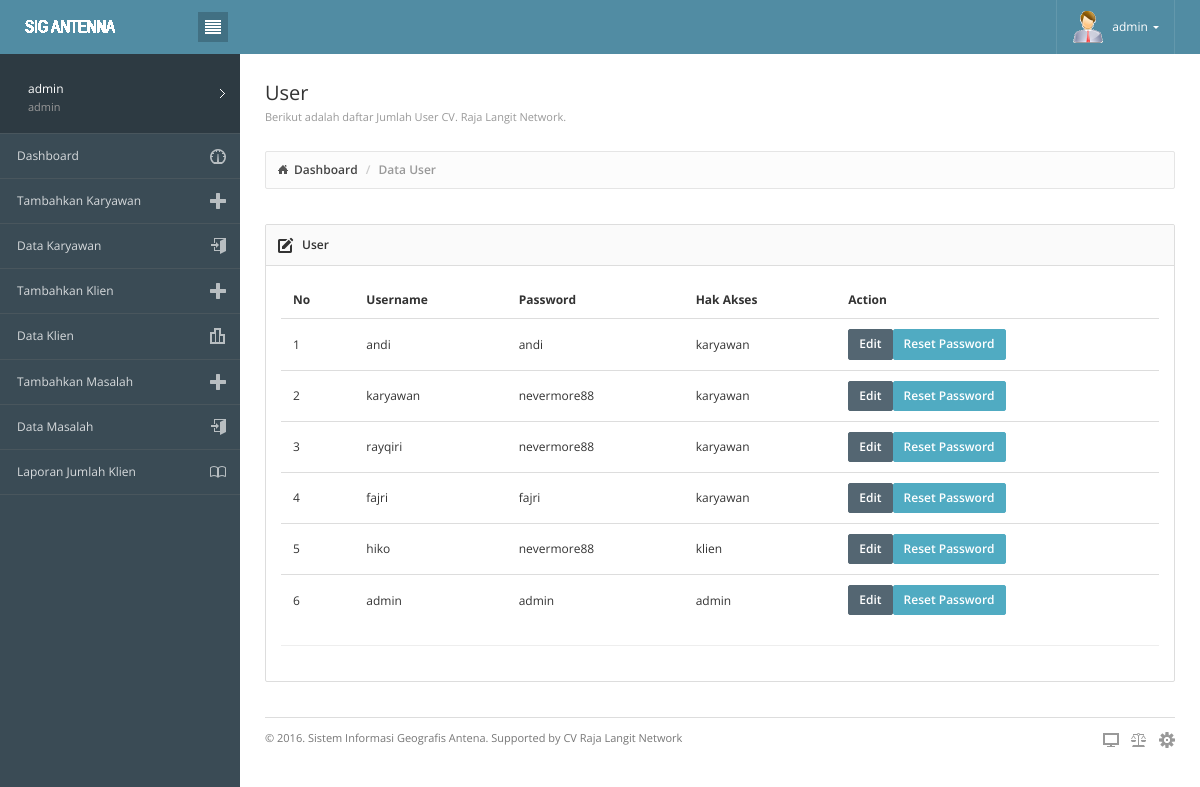
Screenshot of /master.php?module=user (signed in) with the database file from the repository.
### tables this page shows
CREATE TABLE `user` (
  `id_user` int(11) NOT NULL,
  `username` varchar(20) NOT NULL,
  `password` varchar(50) NOT NULL,
  `hak_akses` varchar(20) NOT NULL,
  `login_at` timestamp NOT NULL DEFAULT CURRENT_TIMESTAMP ON UPDATE CURRENT_TIMESTAMP
);

### modul/admin/user.php (the view, shortened to what this page needs)
<div class="page-content">
			<div class="page-header">
				<div class="page-title">
					<h3>User<small> Berikut adalah daftar Jumlah User CV. Raja Langit Network.</small></h3>
				</div>
			</div>
			<div class="breadcrumb-line">
				<ul class="breadcrumb">
					<li><a href="master.php">Dashboard</a></li>
					<li class="active">Data User</li>
				</ul>
			</div>
<div class="row">
        		<div class="col-md-12">
		            <div class="panel panel-default">
		                <div class="panel-heading">
	                    	<h6 class="panel-title"><i class="icon-pencil3"></i>User</h6>
                    	</div>
                    	<div class="panel-body">
                        <div class="table-responsive">
<?php
$q=mysql_query("select * from user order by id_user desc");
?>
<table class="table">
				                    <thead>
				                        <tr>
				                            <th>No</th>
				                            <th>Username</th>
				                            <th>Password</th>
											<th>Hak Akses</th>
											<th>Action</th>
				                        </tr>
				                    </thead>
				                    <tbody>
                                    <?php
									$no=0;
									while($r=mysql_fetch_array($q)){ $no++;?>
				                        <tr>
				                            <td><?php echo $no;?></td>
				                            <td><?php echo $r["username"];?></td>
				                            <td><?php echo $r["password"];?></td>
											 <td><?php echo $r["hak_akses"];?></td>
				                           <td><a href="?module=edit_user&id=<?php echo $r['id_user'];?>" class="btn btn-primary btn-xs">Edit</a><a href="?module=reset_user&id=<?php echo $r['id_user'];?>&username=<?php echo $r['username'];?>" class="btn btn-info btn-xs">Reset Password</a></td>
				                        </tr>
                                    <?php } ?>
				                    </tbody>
				                </table>
                                </div>
                                <hr>
                        </div>
                    </div>
        		</div>
</div>

### master.php (shortened to what this page needs)
<?php
if ($_SESSION['hak_akses'] == 'admin'){
		include "master/admin.php";
	}
	elseif ($_SESSION['hak_akses'] == 'karyawan') {
		include "master/karyawan.php";
	}
	else{
		include "master/karyawan_tetap.php";
	}
?>

### master/admin.php (shortened to what this page needs)
<!DOCTYPE html>
<html lang="en">
<head>
<link href="css/bootstrap.min.css" rel="stylesheet" type="text/css">
<link href="css/londinium-theme.css" rel="stylesheet" type="text/css">
<link href="css/styles.css" rel="stylesheet" type="text/css">
<link href="css/icons.css" rel="stylesheet" type="text/css">
</head>
<body>
	<div class="navbar navbar-inverse" role="navigation">
		<div class="navbar-header">
			<a class="navbar-brand" href="#"><img src="images/logoku.png" alt="Londinium"> </a>
			<a class="sidebar-toggle"><i class="icon-paragraph-justify2"></i></a>
		</div>
		<ul class="nav navbar-nav navbar-right collapse" id="navbar-icons">
			<li class="user dropdown">
				<a class="dropdown-toggle" data-toggle="dropdown">
					<img src="img/admin.gif">
					<span><?php echo $_SESSION['user'];?></span>
					<i class="caret"></i>
				</a>
			</li>
		</ul>
	</div>
 	<div class="page-container">
		<div class="sidebar">
			<div class="sidebar-content">
				<div class="user-menu dropdown">
					<a href="#" class="dropdown-toggle" data-toggle="dropdown">
						<div class="user-info">
							<?php echo $_SESSION["user"];?> <span><?php echo $_SESSION["hak_akses"];?></span>
						</div>
					</a>
				</div>
				<ul class="navigation">
            <li><a href="master.php"><span>Dashboard</span> <i class="icon-meter"></i></a></li>
            <li><a href="?module=karyawan"><span>Tambahkan Karyawan</span> <i class="icon-plus"></i></a></li>
           <li><a href="?module=data_karyawan"><span>Data Karyawan</span> <i class="icon-enter3"></i></a></li>
            <li><a href="?module=klien"><span>Tambahkan Klien</span> <i class="icon-plus"></i></a></li>
                    <li><a href="?module=data_klien"><span>Data Klien</span> <i class="icon-bars2"></i></a></li>
                     <li><a href="?module=masalah"><span>Tambahkan Masalah</span> <i class="icon-plus"></i></a></li>
                    <li><a href="?module=data_masalah"><span>Data Masalah</span> <i class="icon-enter3"></i></a></li>
            <li><a href="?module=laporan"><span>Laporan Jumlah Klien</span> <i class="icon-book"></i></a></li>
				</ul>
			</div>
		</div>
	 	<?php
			include "konten.php" ;
		?>
<?php
include "footer.php" ;
?>
	</div>

### konten.php (shortened to what this page needs)
<?php
$module = isset($_GET['module']) ? $_GET['module'] : "";
if ($_SESSION['hak_akses'] == 'admin'){
	if ($module == 'klien'){
		include "modul/admin/klien.php";
	}
	elseif ($module == 'aksi_klien'){
		include "modul/admin/aksi_klien.php";
	}
	elseif ($module == 'edit_klien'){
		include "modul/admin/edit_klien.php";
	}
	elseif ($module == 'data_klien'){
		include "modul/admin/data_klien.php";
	}
	elseif ($module == 'detail_klien'){
		include "modul/admin/detail_klien.php";
	}
	elseif ($module == 'password'){
		include "password.php";
	}
	elseif ($module == 'aksi'){
		include "aksi.php";
	}
	elseif ($module == 'sms'){
		include "modul/admin/sms.php";
	}
	elseif ($module == 'data_masalah'){
		include "modul/admin/data_masalah.php";
	}
	elseif ($module == 'masalah'){
		include "modul/admin/masalah.php";
	}
	elseif ($module == 'aksi_masalah'){
		include "modul/admin/aksi_masalah.php";
	}
	elseif ($module == 'edit_masalah'){
		include "modul/admin/edit_masalah.php";
	}
	elseif ($module == 'edit_karyawan'){
		include "modul/admin/edit_karyawan.php";
	}
	elseif ($module == 'karyawan'){
		include "modul/admin/karyawan.php";
	}
	elseif ($module == 'aksi_karyawan'){
		include "modul/admin/aksi_karyawan.php";
	}
	elseif ($module == 'data_karyawan'){
		include "modul/admin/data_karyawan.php";
	}
	elseif ($module == 'hapus_karyawan'){
		include "modul/admin/hapus_karyawan.php";
	}
	elseif ($module == 'laporan'){
		include "modul/admin/laporan.php";
	}
	elseif ($module == 'profile'){
		include "modul/admin/profile.php";
	}
	elseif ($module == 'ajax_klien'){
		include "modul/admin/ajax_klien.php";
	}
	elseif ($module == 'masalah_excel'){
		include "modul/admin/masalah_excel.php";
	}
	elseif ($module == 'masalah_print'){
		include "modul/admin/masalah_print.php";
	}
	elseif ($module == 'laporan_excel'){
		include "modul/admin/masalah_excel.php";
	}
	elseif ($module == 'laporan_print'){
		include "modul/admin/masalah_print.php";
	}
	elseif ($module == 'user'){
		include "modul/admin/user.php";
	}
	elseif ($module == 'reset_user'){
		include "modul/admin/reset_user.php";
	}
	elseif ($module == 'edit_user'){
		include "modul/admin/edit_user.php";
	}
	elseif ($module == 'aksi_user'){
		include "modul/admin/aksi_user.php";
	}
	elseif ($module == 'detail_karyawan'){
		include "modul/admin/detail_karyawan.php";
	}
	elseif ($module == 'panduan'){
		include "modul/admin/panduan.php";
	}
	elseif ($module == 'data_login'){
		include "modul/admin/data_login.php";
	}
	elseif ($module == 'pesan'){
		include "modul/admin/pesan.php";
	}
	elseif ($module == 'aksi_pesan'){
		include "modul/admin/aksi_pesan.php";
	}
	else{
		include "modul/mod_home/dashboard.php";
	}
}
else{
	echo "<script language='javascript'>alert('Anda tidak mempunyai hak akses memasuki halaman ini.');
			window.location = 'master.php'</script>";
}
?>

### footer.php
<div class="footer clearfix">
		        <div class="pull-left">&copy; 2016. Sistem Informasi Geografis Antena. Supported by CV Raja Langit Network</div>
	        	<div class="pull-right icons-group">
	        		<a href="#"><i class="icon-screen2"></i></a>
	        		<a href="#"><i class="icon-balance"></i></a>
	        		<a href="#"><i class="icon-cog3"></i></a>
	        	</div>
	        </div>

### rows the page displays
user: username "andi", password "andi", hak_akses "karyawan"
user: username "karyawan", password "nevermore88", hak_akses "karyawan"
user: username "rayqiri", password "nevermore88", hak_akses "karyawan"
user: username "fajri", password "fajri", hak_akses "karyawan"
user: username "hiko", password "nevermore88", hak_akses "klien"
user: username "admin", password "admin", hak_akses "admin"

### other values shown
$_SESSION['user'] "admin"
$_SESSION["user"] "admin"
$_SESSION["hak_akses"] "admin"
